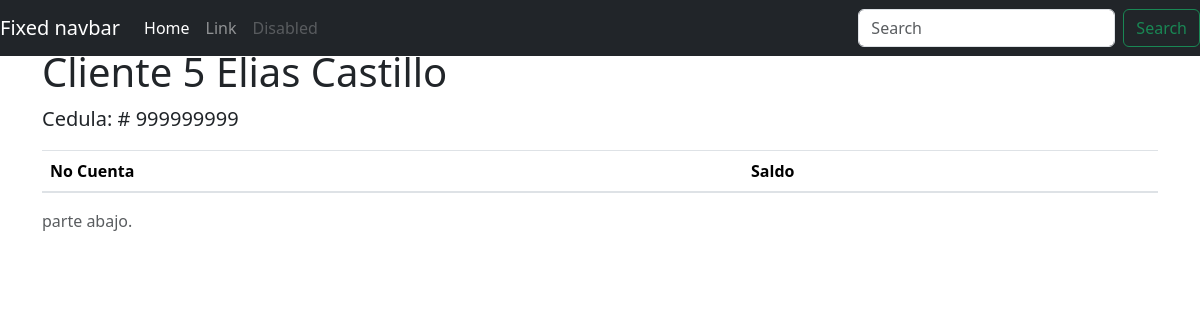
The page /cliente/5 on the database as committed earlier.
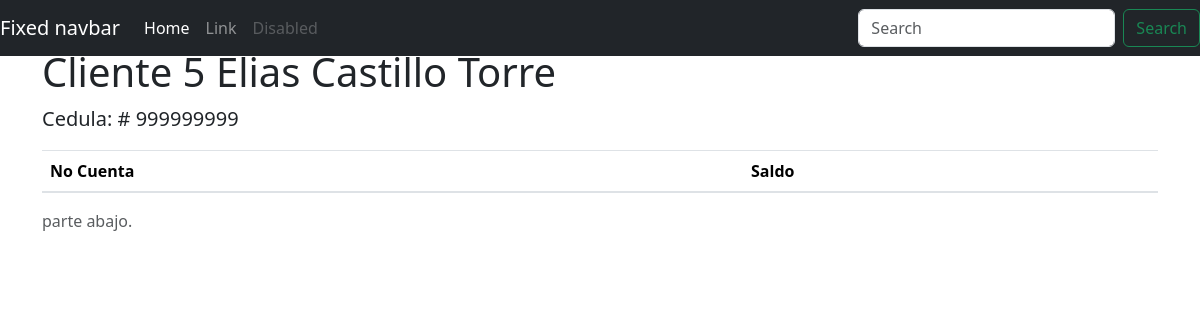
The same page on the database as committed later.
### cuentas/models.py (models this page shows, shortened)
class Cliente(models.Model):
    nombre = models.CharField(max_length=50)
    apellido = models.CharField(max_length=50)
    cedula = models.CharField(max_length=12, unique=True)
    user = models.OneToOneField(User, related_name='cliente', on_delete=models.CASCADE, null=True, blank=True)

### cuentas/views.py (the view)
# urls.py: path('cliente/<int:cliente_id>', ver_cliente, name='ver_cliente'),
def ver_cliente(request, cliente_id):
    cliente = get_object_or_404(Cliente, id=cliente_id)
    contenido = {
        'cliente': cliente,
    }
    return render(request, 'cliente.html', contenido)

### cuentas/templates/cliente.html (shortened to what this page needs)
<!doctype html>
<html lang="es">
  <head>
    <link href="https://getbootstrap.com/docs/4.0/dist/css/bootstrap.min.css" rel="stylesheet">
    <link href="https://getbootstrap.com/docs/4.0/examples/sticky-footer-navbar/sticky-footer-navbar.css" rel="stylesheet">
  </head>
  <body>
    <header>
      <nav class="navbar navbar-expand-md navbar-dark fixed-top bg-dark">
        <a class="navbar-brand" href="#">Fixed navbar</a>
        <div class="collapse navbar-collapse" id="navbarCollapse">
          <ul class="navbar-nav mr-auto">
            <li class="nav-item active">
              <a class="nav-link" href="#">Home <span class="sr-only">(current)</span></a>
            </li>
            <li class="nav-item">
              <a class="nav-link" href="#">Link</a>
            </li>
            <li class="nav-item">
              <a class="nav-link disabled" href="#">Disabled</a>
            </li>
          </ul>
          <form class="form-inline mt-2 mt-md-0">
            <input class="form-control mr-sm-2" type="text" placeholder="Search" aria-label="Search">
            <button class="btn btn-outline-success my-2 my-sm-0" type="submit">Search</button>
          </form>
        </div>
      </nav>
    </header>
    <main role="main" class="container">
      <h1 class="mt-5">Cliente {{cliente.id}} {{cliente.nombre}} {{cliente.apellido}}</h1>
      <p class="lead">
        Cedula: # {{cliente.cedula}}
      </p>
      <table class="table">
        <thead>
           <tr>
               <th>No Cuenta</th>
               <th>Saldo</th>
           </tr>
        </thead>
       </table>
    </main>
    <footer class="footer">
      <div class="container">
        <span class="text-muted">parte abajo.</span>
      </div>
    </footer>
    <link href="https://cdn.jsdelivr.net/npm/bootstrap@5.3.3/dist/css/bootstrap.min.css" rel="stylesheet">
  </body>
</html>

Rows that differ between the two databases and show on the page:
changed Cliente "Elias": apellido "Castillo" → "Castillo Torre"
